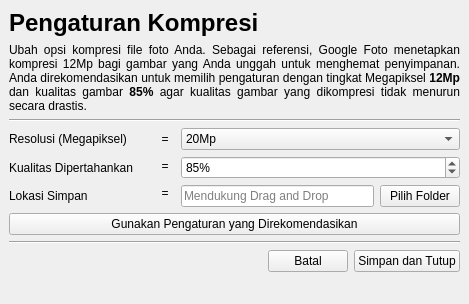
<?xml version="1.0" encoding="UTF-8"?>
<ui version="4.0">
 <class>MainWindow</class>
 <widget class="QMainWindow" name="MainWindow">
  <property name="geometry">
   <rect>
    <x>0</x>
    <y>0</y>
    <width>469</width>
    <height>304</height>
   </rect>
  </property>
  <property name="windowTitle">
   <string>MainWindow</string>
  </property>
  <widget class="QWidget" name="centralwidget">
   <layout class="QVBoxLayout" name="verticalLayout_4">
    <item>
     <widget class="QLabel" name="label">
      <property name="font">
       <font>
        <pointsize>18</pointsize>
        <bold>true</bold>
       </font>
      </property>
      <property name="text">
       <string>Pengaturan Kompresi</string>
      </property>
     </widget>
    </item>
    <item>
     <widget class="QLabel" name="label_2">
      <property name="text">
       <string>&lt;html&gt;&lt;head/&gt;&lt;body&gt;&lt;p align=&quot;justify&quot;&gt;Ubah opsi kompresi file foto Anda. Sebagai referensi, Google Foto menetapkan kompresi 12Mp bagi gambar yang Anda unggah untuk menghemat penyimpanan. Anda direkomendasikan untuk memilih pengaturan dengan tingkat Megapiksel &lt;span style=&quot; font-weight:700;&quot;&gt;12Mp&lt;/span&gt; dan kualitas gambar &lt;span style=&quot; font-weight:700;&quot;&gt;85%&lt;/span&gt; agar kualitas gambar yang dikompresi tidak menurun secara drastis.&lt;/p&gt;&lt;/body&gt;&lt;/html&gt;</string>
      </property>
      <property name="alignment">
       <set>Qt::AlignmentFlag::AlignLeading|Qt::AlignmentFlag::AlignLeft|Qt::AlignmentFlag::AlignTop</set>
      </property>
      <property name="wordWrap">
       <bool>true</bool>
      </property>
     </widget>
    </item>
    <item>
     <widget class="Line" name="line">
      <property name="orientation">
       <enum>Qt::Orientation::Horizontal</enum>
      </property>
     </widget>
    </item>
    <item>
     <layout class="QHBoxLayout" name="horizontalLayout_3">
      <item>
       <layout class="QVBoxLayout" name="verticalLayout">
        <item>
         <widget class="QLabel" name="label_3">
          <property name="minimumSize">
           <size>
            <width>140</width>
            <height>0</height>
           </size>
          </property>
          <property name="maximumSize">
           <size>
            <width>140</width>
            <height>16777215</height>
           </size>
          </property>
          <property name="text">
           <string>Resolusi (Megapiksel)</string>
          </property>
         </widget>
        </item>
        <item>
         <widget class="QLabel" name="label_4">
          <property name="minimumSize">
           <size>
            <width>140</width>
            <height>0</height>
           </size>
          </property>
          <property name="maximumSize">
           <size>
            <width>140</width>
            <height>16777215</height>
           </size>
          </property>
          <property name="text">
           <string>Kualitas Dipertahankan</string>
          </property>
         </widget>
        </item>
        <item>
         <widget class="QLabel" name="label_8">
          <property name="minimumSize">
           <size>
            <width>140</width>
            <height>0</height>
           </size>
          </property>
          <property name="maximumSize">
           <size>
            <width>140</width>
            <height>16777215</height>
           </size>
          </property>
          <property name="text">
           <string>Lokasi Simpan</string>
          </property>
         </widget>
        </item>
       </layout>
      </item>
      <item>
       <layout class="QVBoxLayout" name="verticalLayout_2">
        <item>
         <widget class="QLabel" name="label_5">
          <property name="minimumSize">
           <size>
            <width>20</width>
            <height>20</height>
           </size>
          </property>
          <property name="maximumSize">
           <size>
            <width>20</width>
            <height>20</height>
           </size>
          </property>
          <property name="text">
           <string>=</string>
          </property>
          <property name="alignment">
           <set>Qt::AlignmentFlag::AlignCenter</set>
          </property>
         </widget>
        </item>
        <item>
         <widget class="QLabel" name="label_6">
          <property name="minimumSize">
           <size>
            <width>20</width>
            <height>20</height>
           </size>
          </property>
          <property name="maximumSize">
           <size>
            <width>20</width>
            <height>20</height>
           </size>
          </property>
          <property name="text">
           <string>=</string>
          </property>
          <property name="alignment">
           <set>Qt::AlignmentFlag::AlignCenter</set>
          </property>
         </widget>
        </item>
        <item>
         <widget class="QLabel" name="label_7">
          <property name="minimumSize">
           <size>
            <width>20</width>
            <height>20</height>
           </size>
          </property>
          <property name="maximumSize">
           <size>
            <width>20</width>
            <height>20</height>
           </size>
          </property>
          <property name="text">
           <string>=</string>
          </property>
          <property name="alignment">
           <set>Qt::AlignmentFlag::AlignCenter</set>
          </property>
         </widget>
        </item>
       </layout>
      </item>
      <item>
       <layout class="QVBoxLayout" name="verticalLayout_3">
        <item>
         <widget class="QComboBox" name="megaPixel">
          <item>
           <property name="text">
            <string>20Mp</string>
           </property>
          </item>
          <item>
           <property name="text">
            <string>18Mp</string>
           </property>
          </item>
          <item>
           <property name="text">
            <string>16Mp</string>
           </property>
          </item>
          <item>
           <property name="text">
            <string>14Mp</string>
           </property>
          </item>
          <item>
           <property name="text">
            <string>12Mp</string>
           </property>
          </item>
          <item>
           <property name="text">
            <string>10Mp</string>
           </property>
          </item>
         </widget>
        </item>
        <item>
         <widget class="QSpinBox" name="photoQuality">
          <property name="suffix">
           <string>%</string>
          </property>
          <property name="minimum">
           <number>1</number>
          </property>
          <property name="maximum">
           <number>100</number>
          </property>
          <property name="value">
           <number>85</number>
          </property>
         </widget>
        </item>
        <item>
         <layout class="QHBoxLayout" name="horizontalLayout">
          <item>
           <widget class="QLineEdit" name="saveLocation">
            <property name="inputMask">
             <string/>
            </property>
            <property name="placeholderText">
             <string>Mendukung Drag and Drop</string>
            </property>
           </widget>
          </item>
          <item>
           <widget class="QPushButton" name="pushButton_4">
            <property name="text">
             <string>Pilih Folder</string>
            </property>
           </widget>
          </item>
         </layout>
        </item>
       </layout>
      </item>
     </layout>
    </item>
    <item>
     <widget class="QPushButton" name="pushButton">
      <property name="text">
       <string>Gunakan Pengaturan yang Direkomendasikan</string>
      </property>
     </widget>
    </item>
    <item>
     <widget class="Line" name="line_2">
      <property name="orientation">
       <enum>Qt::Orientation::Horizontal</enum>
      </property>
     </widget>
    </item>
    <item>
     <layout class="QHBoxLayout" name="horizontalLayout_2">
      <item>
       <spacer name="horizontalSpacer">
        <property name="orientation">
         <enum>Qt::Orientation::Horizontal</enum>
        </property>
        <property name="sizeHint" stdset="0">
         <size>
          <width>40</width>
          <height>20</height>
         </size>
        </property>
       </spacer>
      </item>
      <item>
       <widget class="QPushButton" name="pushButton_2">
        <property name="text">
         <string>Batal</string>
        </property>
       </widget>
      </item>
      <item>
       <widget class="QPushButton" name="pushButton_3">
        <property name="text">
         <string>Simpan dan Tutup</string>
        </property>
       </widget>
      </item>
     </layout>
    </item>
    <item>
     <spacer name="verticalSpacer">
      <property name="orientation">
       <enum>Qt::Orientation::Vertical</enum>
      </property>
      <property name="sizeHint" stdset="0">
       <size>
        <width>20</width>
        <height>0</height>
       </size>
      </property>
     </spacer>
    </item>
   </layout>
  </widget>
 </widget>
 <resources/>
 <connections/>
</ui>
